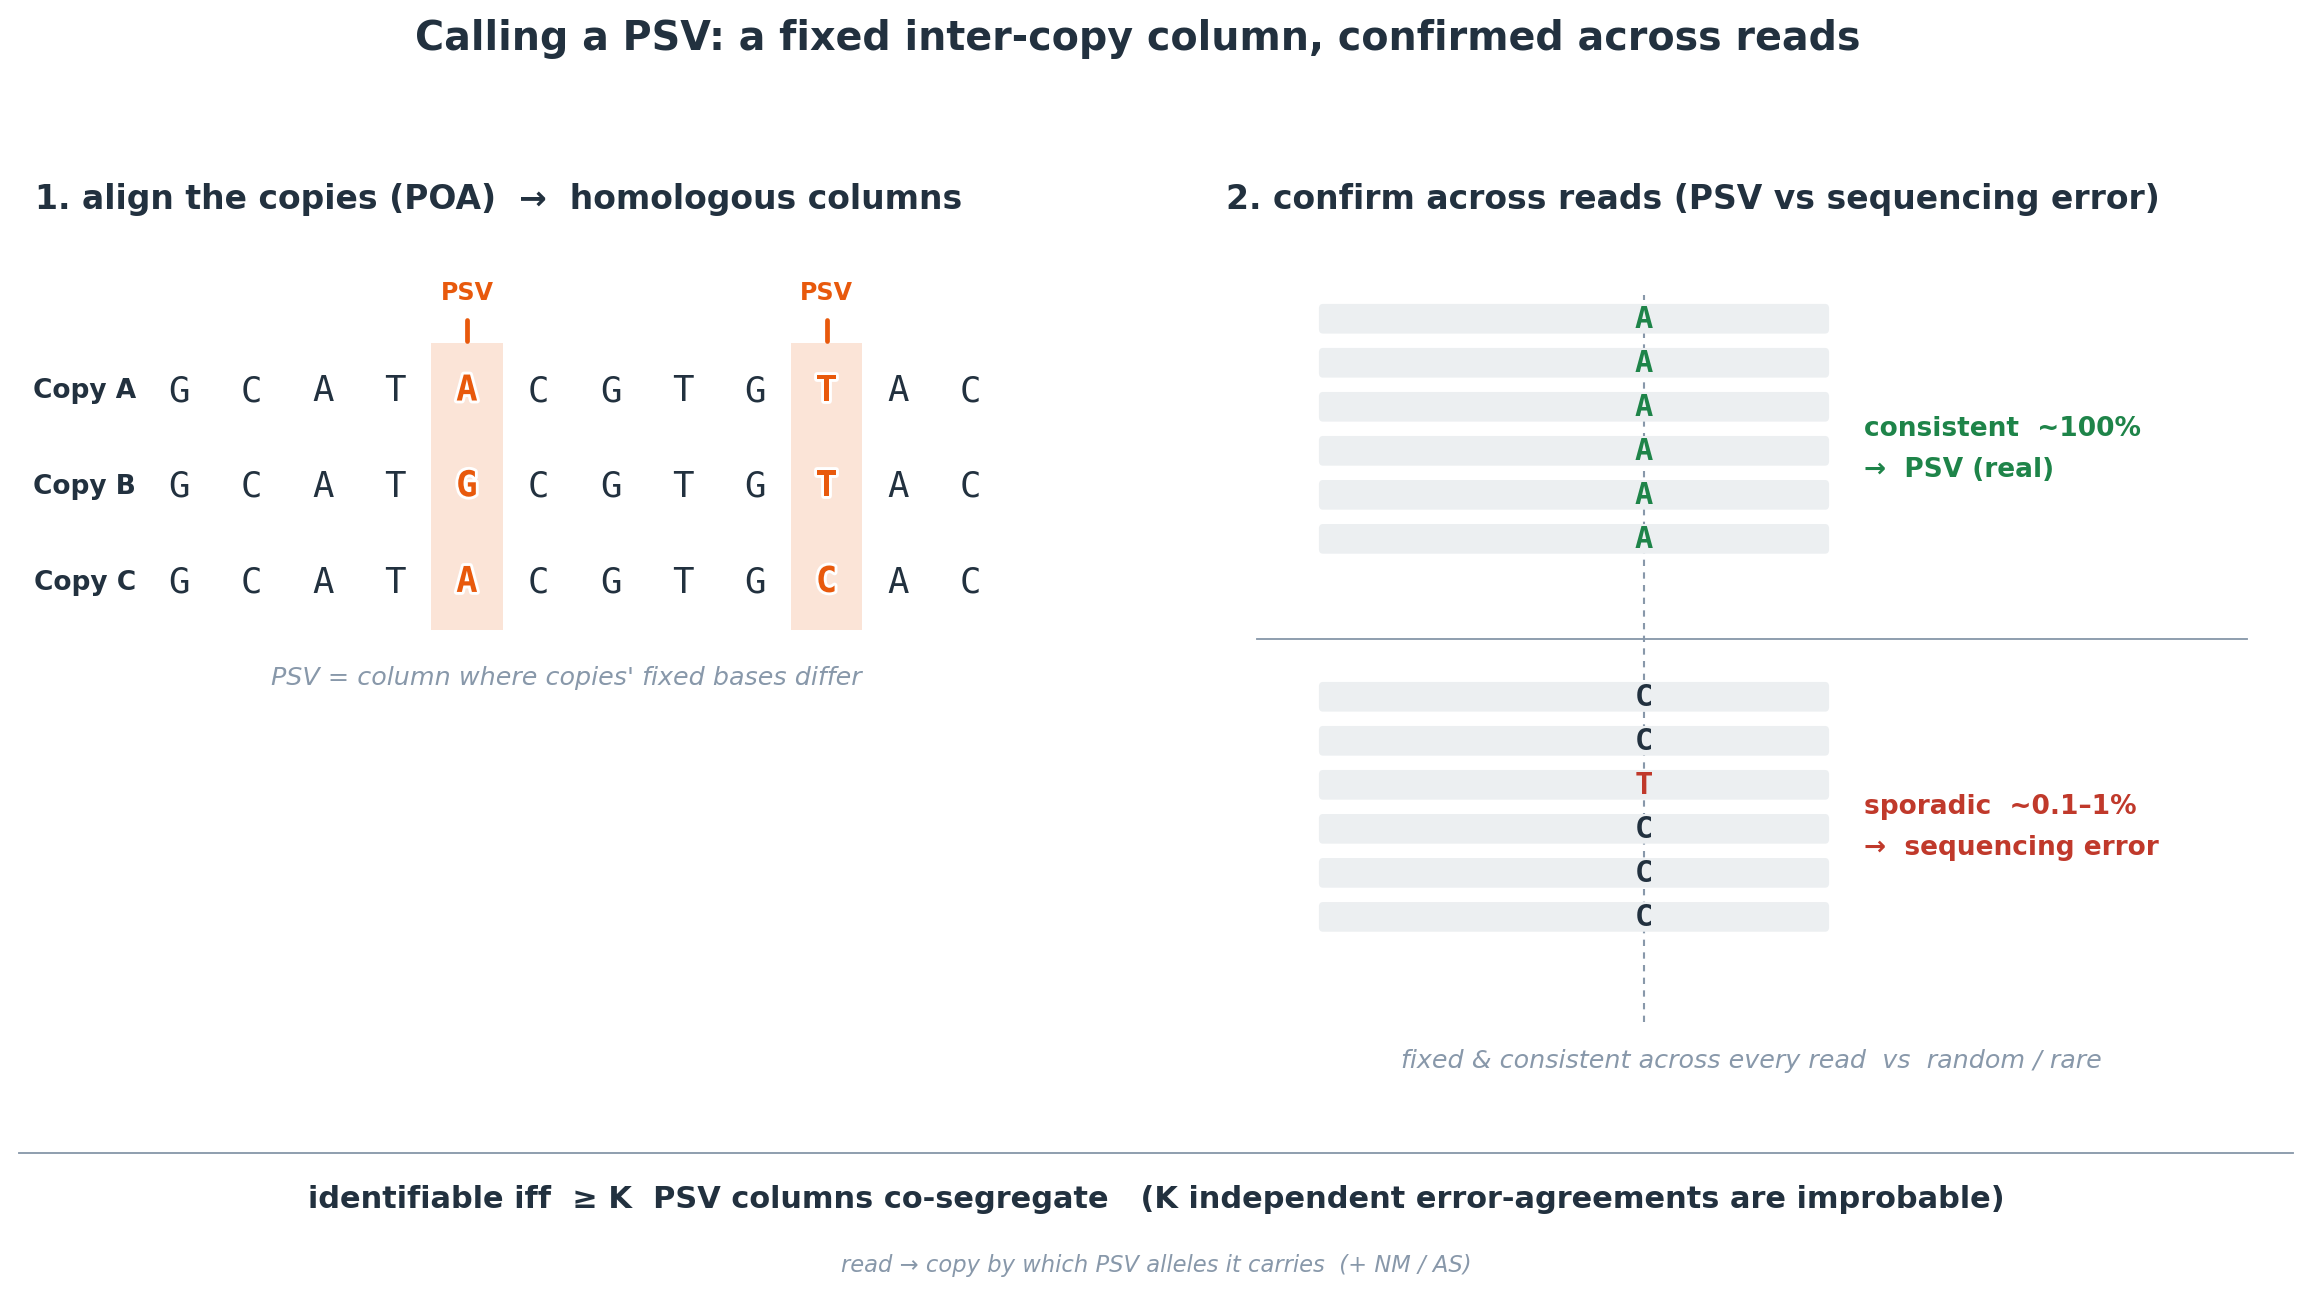

Recreate this plot in Python.
import matplotlib
matplotlib.use("Agg")
import matplotlib.pyplot as plt
import matplotlib.patheffects as pe
from matplotlib.patches import FancyBboxPatch, Rectangle

# ---- palette ----
NAVY   = "#22313f"   # bases / text
SLATE  = "#8898aa"   # muted / guides
ORANGE = "#e8590c"   # PSV / read-coherence accent
GREEN  = "#1e8449"   # consistent / real
RED    = "#c0392b"   # error

MONO = "DejaVu Sans Mono"
plt.rcParams["font.family"] = "DejaVu Sans"

# white halo so colored letters stay legible on tinted bands
HALO = [pe.withStroke(linewidth=2.2, foreground="white")]

# ===========================================================================
# Figure scaffold: two panels + a bottom strip.
# ===========================================================================
fig = plt.figure(figsize=(12.8, 6.9))

axL = fig.add_axes([0.040, 0.150, 0.450, 0.730])
axR = fig.add_axes([0.530, 0.150, 0.445, 0.730])
axB = fig.add_axes([0.040, 0.012, 0.935, 0.110])   # bottom strip

for ax in (axL, axR, axB):
    ax.set_xticks([]); ax.set_yticks([])
    for s in ax.spines.values():
        s.set_visible(False)

# ===========================================================================
# LEFT PANEL: align the copies (POA) -> homologous columns
# ===========================================================================
axL.set_xlim(0, 14.0)
axL.set_ylim(0, 10.0)

axL.text(0.2, 9.55, "1. align the copies (POA)  →  homologous columns",
         fontsize=12.5, fontweight="bold", color=NAVY, ha="left", va="center")

# A small 3-row, 12-column MSA. Most columns identical; cols 4 and 9 differ.
COPIES = ["Copy A", "Copy B", "Copy C"]
#         col:      0    1    2    3    4*   5    6    7    8    9*   10   11
seq_A = list("G C A T A C G T G T A C".split())
seq_B = list("G C A T G C G T G T A C".split())
seq_C = list("G C A T A C G T G C A C".split())
PSV_COLS = {4, 9}      # columns where fixed bases differ across copies

NCOL = 12
X0 = 2.05              # left edge of the alignment grid
CW = 0.92             # column width
ROW_Y = [7.55, 6.55, 5.55]   # one y per copy row

# orange PSV bands behind the two differing columns (full grid height)
band_top = ROW_Y[0] + 0.50
band_bot = ROW_Y[-1] - 0.50
for c in PSV_COLS:
    cx = X0 + c * CW
    axL.add_patch(Rectangle((cx - CW / 2, band_bot), CW, band_top - band_bot,
                            facecolor=ORANGE, alpha=0.16, edgecolor="none",
                            zorder=1))
    # PSV tick + label on top of the band
    axL.plot([cx, cx], [band_top + 0.02, band_top + 0.24], color=ORANGE,
             lw=1.8, zorder=4, solid_capstyle="round")
    axL.text(cx, band_top + 0.40, "PSV", fontsize=9.0, color=ORANGE,
             ha="center", va="bottom", fontweight="bold", zorder=4)

# row labels
for name, ry in zip(COPIES, ROW_Y):
    axL.text(X0 - 0.55, ry, name, fontsize=10.0, color=NAVY,
             ha="right", va="center", fontweight="bold")

# the base letters, column-aligned
for ri, (seq, ry) in enumerate(zip([seq_A, seq_B, seq_C], ROW_Y)):
    for c in range(NCOL):
        cx = X0 + c * CW
        is_psv = c in PSV_COLS
        col = ORANGE if is_psv else NAVY
        fw = "bold" if is_psv else "normal"
        eff = HALO if is_psv else None
        axL.text(cx, ry, seq[c], fontsize=13.5, color=col, family=MONO,
                 ha="center", va="center", fontweight=fw, zorder=3,
                 path_effects=eff)

# caption under the panel
axL.text(7.0, 4.55,
         "PSV = column where copies' fixed bases differ",
         fontsize=9.6, color=SLATE, ha="center", va="center", style="italic")

# ===========================================================================
# RIGHT PANEL: confirm across reads (PSV vs sequencing error)
# ===========================================================================
axR.set_xlim(0, 14.0)
axR.set_ylim(0, 10.0)

axR.text(0.2, 9.55, "2. confirm across reads (PSV vs sequencing error)",
         fontsize=12.5, fontweight="bold", color=NAVY, ha="left", va="center")

# read geometry
READ_X0 = 1.4         # left edge of read bars
READ_W = 6.6         # read bar width
RH = 0.155            # read bar half-height
FOCAL_X = 5.6        # x of the focal-position base letter (inside the bars)
N_READS = 6

def pileup(ax, y_top, bases, base_colors, dy=0.46):
    """Stack N reads as light bars, each with one focal base letter."""
    ys = [y_top - i * dy for i in range(len(bases))]
    for y in ys:
        ax.add_patch(FancyBboxPatch((READ_X0, y - RH), READ_W, 2 * RH,
                                    boxstyle="round,pad=0.0,rounding_size=0.05",
                                    linewidth=0, facecolor="#eceff1", zorder=2))
    for y, b, c in zip(ys, bases, base_colors):
        ax.text(FOCAL_X, y, b, fontsize=11.5, color=c, family=MONO,
                ha="center", va="center", fontweight="bold", zorder=4)
    return ys

# faint focal-column guide spanning both pileups
axR.plot([FOCAL_X, FOCAL_X], [0.95, 8.55], color=SLATE, lw=0.8,
         linestyle=(0, (3, 3)), zorder=1)

# --- TOP pileup: a PSV column, all 6 reads identical (GREEN) ---
TOP_Y = 8.30
pileup(axR, TOP_Y, ["A"] * N_READS, [GREEN] * N_READS)
axR.text(READ_X0 + READ_W + 0.45, TOP_Y - 2.5 * 0.46 + 0.0,
         "consistent  ~100%", fontsize=10.0, color=GREEN,
         ha="left", va="center", fontweight="bold")
axR.text(READ_X0 + READ_W + 0.45, TOP_Y - 2.5 * 0.46 - 0.42,
         "→  PSV (real)", fontsize=10.0, color=GREEN,
         ha="left", va="center", fontweight="bold")

# divider between the two pileups
axR.plot([0.6, 13.4], [4.95, 4.95], color=SLATE, lw=0.7, zorder=1)

# --- BOTTOM pileup: an error position, 5 consensus + 1 random (RED) ---
BOT_Y = 4.35
bot_bases  = ["C", "C", "T", "C", "C", "C"]   # one stray 'T'
bot_colors = [NAVY, NAVY, RED, NAVY, NAVY, NAVY]
pileup(axR, BOT_Y, bot_bases, bot_colors)
axR.text(READ_X0 + READ_W + 0.45, BOT_Y - 2.5 * 0.46 + 0.0,
         "sporadic  ~0.1–1%", fontsize=10.0, color=RED,
         ha="left", va="center", fontweight="bold")
axR.text(READ_X0 + READ_W + 0.45, BOT_Y - 2.5 * 0.46 - 0.42,
         "→  sequencing error", fontsize=10.0, color=RED,
         ha="left", va="center", fontweight="bold")

# caption under the panel
axR.text(7.0, 0.55,
         "fixed & consistent across every read  vs  random / rare",
         fontsize=9.6, color=SLATE, ha="center", va="center", style="italic")

# ===========================================================================
# BOTTOM STRIP (spans both panels)
# ===========================================================================
axB.set_xlim(0, 1); axB.set_ylim(0, 1)
axB.plot([0.0, 1.0], [0.98, 0.98], color=SLATE, lw=0.7,
         transform=axB.transAxes, clip_on=False)
axB.text(0.5, 0.66,
         "identifiable iff  ≥ K  PSV columns co-segregate"
         "   (K independent error-agreements are improbable)",
         fontsize=11.5, color=NAVY, ha="center", va="center", fontweight="bold")
axB.text(0.5, 0.20,
         "read → copy by which PSV alleles it carries  (+ NM / AS)",
         fontsize=8.6, color=SLATE, ha="center", va="center", style="italic")

# ===========================================================================
# Title
# ===========================================================================
fig.suptitle("Calling a PSV: a fixed inter-copy column, confirmed across reads",
             fontsize=15.0, fontweight="bold", color=NAVY, y=0.985)

out = "/mnt/c/Users/jfris/Desktop/Rustle/bench/readcoherence_fig/fig8_psv_calc.png"
fig.savefig(out, dpi=190, bbox_inches="tight", facecolor="white")
print("saved", out)
